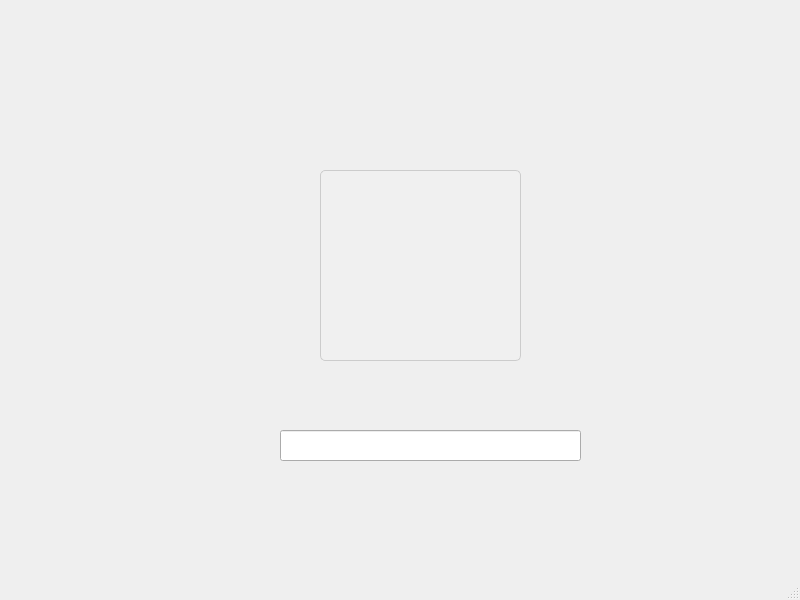
<?xml version="1.0" encoding="UTF-8"?>
<ui version="4.0">
 <class>MainWindow</class>
 <widget class="QMainWindow" name="MainWindow">
  <property name="geometry">
   <rect>
    <x>0</x>
    <y>0</y>
    <width>800</width>
    <height>600</height>
   </rect>
  </property>
  <property name="windowTitle">
   <string>MainWindow</string>
  </property>
  <widget class="QWidget" name="centralwidget">
   <widget class="QTextEdit" name="textEdit">
    <property name="geometry">
     <rect>
      <x>320</x>
      <y>170</y>
      <width>201</width>
      <height>191</height>
     </rect>
    </property>
    <property name="styleSheet">
     <string notr="true">  background-color: #f0f0f0;
    color: red;
    border: 1px solid #cccccc;
    border-radius: 5px;
    padding: 5px;
    font-family: Arial, sans-serif;
    font-size: 14px;</string>
    </property>
   </widget>
   <widget class="QLineEdit" name="lineEdit">
    <property name="geometry">
     <rect>
      <x>280</x>
      <y>430</y>
      <width>301</width>
      <height>31</height>
     </rect>
    </property>
    <property name="styleSheet">
     <string notr="true"/>
    </property>
   </widget>
  </widget>
  <widget class="QMenuBar" name="menubar">
   <property name="geometry">
    <rect>
     <x>0</x>
     <y>0</y>
     <width>800</width>
     <height>29</height>
    </rect>
   </property>
  </widget>
  <widget class="QStatusBar" name="statusbar"/>
 </widget>
 <resources/>
 <connections/>
</ui>
